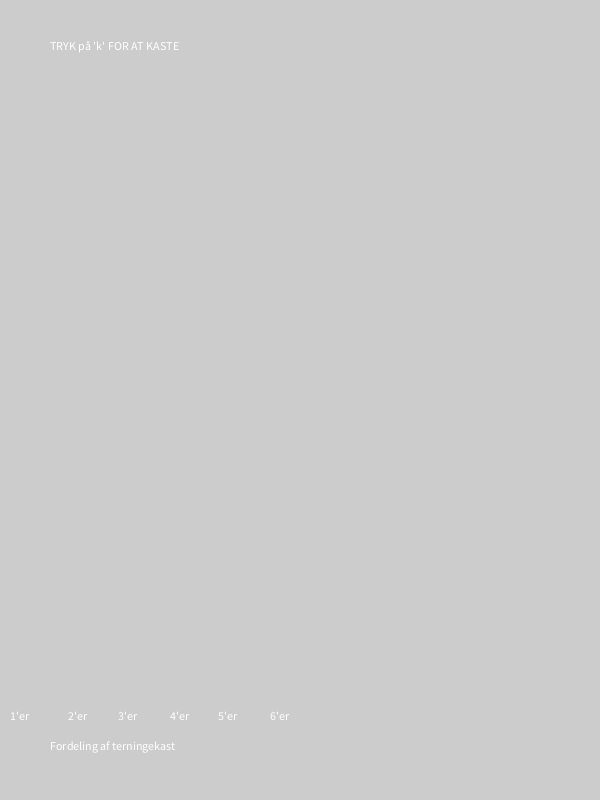
Frame 1 (no input)
Frame 60 (the mouse pressed at the canvas centre just before this capture): identical to frame 1, image omitted
Frame 120 (the mouse held since frame 60 and released just before this capture): identical to frame 1, image omitted

The Processing sketch that drew this single still picture (run headless with seeded random() and noise(); from frame 60 on, the mouse is pressed at the canvas centre):

// Processing sketch: TerningeGenerator_Opgave
// ── TerningeGenerator_Opgave.pde
//NY NØDVENDIG VIDEN:
//1.) random
//2.) array's
//3.) funktioner med og uden returtype
//4.) funktioner med og uden input

//OPGAVE: lav arrays, variabler til at gemme terningkast og fordeling af terningekast

int antalKast = 80;

int[] alleKast = new int[antalKast];

int brugtKast = 0;

int numberOfOnes = 0;
int numberOfTwos = 0;
int numberOfThrees = 0;
int numberOfFour = 0;
int numberOfFive = 0;
int numberOfSixs = 0;

void setup() {
  size(600, 800);
  clear();
  text("TRYK på 'k' FOR AT KASTE", 50, 50);
  text("Fordeling af terningekast", 50, 750);
  text("1'er", 10, 720);
  text("2'er", 68, 720);
  text("3'er", 118, 720);
  text("4'er", 170, 720);
  text("5'er", 218, 720);
  text("6'er", 270, 720);
}

void draw() {
}

int lavTerningeKast(float min, float max) {
  int nyesteKastet = int(random(min, max + 1));
  if(nyesteKastet == 1){
    numberOfOnes++;
  }
  if(nyesteKastet == 2){
    numberOfTwos++;
  }
  if(nyesteKastet == 3){
    numberOfThrees++;
  }
  if(nyesteKastet == 4){
    numberOfFour++;
  }
  if(nyesteKastet == 5){
    numberOfFive++;
  }
  if(nyesteKastet == 6){
    numberOfSixs++;
  }
  
  return nyesteKastet;
}

void fjernSidsteKast() {
  if(alleKast[0] != 0 && alleKast[0] > 0) {
    if(alleKast[brugtKast-1] == 1) {
      numberOfOnes--;
    }
    if(alleKast[brugtKast-1] == 2) {
      numberOfTwos--;
    }
    if(alleKast[brugtKast-1] == 3) {
      numberOfThrees--;
    }
    if(alleKast[brugtKast-1] == 4) {
      numberOfFour--;
    }
    if(alleKast[brugtKast-1] == 5) {
      numberOfFive--;
    }
    if(alleKast[brugtKast-1] == 6) {
      numberOfSixs--;
    }
    alleKast[brugtKast-1] = 0;
    brugtKast--;
  }
}

void tegnFordeling() {
  if(alleKast[0] != 0 && alleKast[0] > 0) {
    if(numberOfOnes != 0) {
      text(numberOfOnes + " Stk", 10, (670 - (10 * numberOfOnes)));
      rect(0, (700 - (numberOfOnes * 10)), 50, (10 * numberOfOnes));
    }
    if(numberOfTwos != 0) {
      text(numberOfTwos + " Stk", 63, (670 - (10 * numberOfTwos)));
      rect(53, (700 - (numberOfTwos * 10)), 50, (10 * numberOfTwos));
    }
    if(numberOfThrees != 0) {
      text(numberOfThrees + " Stk", 115, (670 - (10 * numberOfThrees)));
      rect(106, (700 - (numberOfThrees * 10)), 50, (10 * numberOfThrees));
    }
    if(numberOfFour != 0) {
      text(numberOfFour + " Stk", 168, (670 - (10 * numberOfFour)));
      rect(159, (700 - (numberOfFour * 10)), 50, (10 * numberOfFour));
    }
    if(numberOfFive != 0) {
      text(numberOfFive + " Stk", 222, (670 - (10 * numberOfFive)));
      rect(212, (700 - (numberOfFive * 10)), 50, (10 * numberOfFive));
    }
    if(numberOfSixs != 0) {
      text(numberOfSixs + " Stk", 275, (670 - (10 * numberOfSixs)));
      rect(265, (700 - (numberOfSixs * 10)), 50, (10 * numberOfSixs));
    }
  }
}

void udskrivKast() {
  for(int i=0; i < alleKast.length; i++) {
    if(alleKast[i] != 0) {
      if(i < 40) {
        text("Kast nr. " + (i + 1) + " = " + alleKast[i], 360, (50 + (i * 17)));
      } else {
        text("Kast nr. " + (i + 1) + " = " + alleKast[i], 480, ((50 + (i * 17)) - 680));
      }
    }
  }
}




void keyPressed() {  
  clear();
  text("TRYK på 'k' FOR AT KASTE / OG 's' FOR AT SLETTE", 50, 50);
  
  stroke(255);
  line(0, 700, 325, 700);
  
  
  noStroke();
  text("Fordeling af terningekast", 50, 750);
  text("1'er", 10, 720);
  text("2'er", 68, 720);
  text("3'er", 118, 720);
  text("4'er", 170, 720);
  text("5'er", 218, 720);
  text("6'er", 270, 720);

  if (key=='k') {
    //OPGAVE:  lav manglende funktion der laver 'terningekast'. 
    if(brugtKast != antalKast && brugtKast <= antalKast) {
      int kast = lavTerningeKast(1, 6);
      alleKast[brugtKast] = kast;
      brugtKast++;
      text("DIT KAST BLEV:" + kast, 50, 75);
    } else {
      text("Du har brugt alle dine kast!", 50, 75);
    }
  }

  if (key == 's') {
    //OPGAVE:  lav manglende funktion til at et terningekast
    fjernSidsteKast();
  }
  
  //OPGAVE: lav manglende funktion til at fordelingen af terningekast. 
  tegnFordeling();
  //OPGAVE: lav manglende funktion der kan udskrive alle terningekast som tekst ...
  udskrivKast();
  //println(alleKast);
  //println(numberOfOnes);
}
